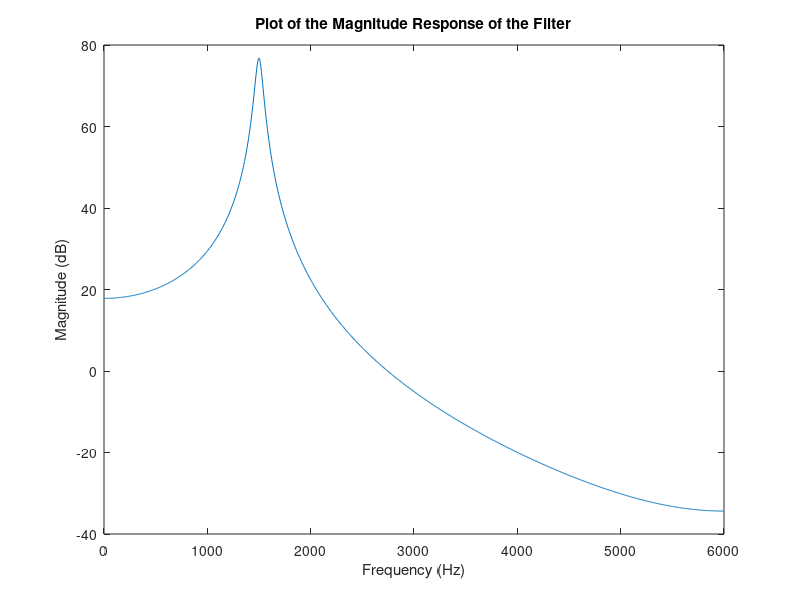

Write the MATLAB code that produced this figure. (Note: this script raises an error after producing the figure.)
%%%%%%%%%%%%%%%%%%%%%%%%%%%%%%%%%%%%%%%%%%%%%%%%%%%%%%%%%%%%%%%%%%%%%
%
% exercise_1.m
%
% Exercise 1 as part of Assignment 1 for EE445.
% Luke Canny 19339166 25/10/2022
%
%%%%%%%%%%%%%%%%%%%%%%%%%%%%%%%%%%%%%%%%%%%%%%%%%%%%%%%%%%%%%%%%%%%%%

% Declaring inital constants
b = [1 0.4];
a = [1 -1.5*cos(pi/8) 0.96];
n = 1024;
fs = 12000;

% Applying freqz function
[h, f] = freqz(b,a,n,fs);

% Converting frequency response vector to decibels (h is complex)
hDB = 20*log(abs(h));

% Plotting data
plot(f, hDB);
title("Plot of the Magnitude Response of the Filter")
xlabel("Frequency (Hz)");
ylabel("Magnitude (dB)");
figure;

[vz,vp,vk] = zplane(b,a);
title("Pole-Zero Map of the Magnitude Response")
poleXData = vp.XData;
poleYData = vp.YData;
zeroXData = vz.XData;
zeroYData = vz.YData;

% zeroRValues = [sqrt(zeroXData(1)*zeroXData(1)+zeroYData(1)*zeroYData(1)); sqrt(zeroXData(2)*zeroXData(2)+zeroYData(2)*zeroYData(2))];
% zeroThetaValues = [atan(zeroYData(1)/zeroXData(1)); atan(zeroYData(2)/zeroXData(2))];
[poleTheta, poleRho] = cart2pol(poleXData, poleYData);
[zeroTheta, zeroRho] = cart2pol(zeroXData, zeroYData);

fprintf("Zeros (r, theta)\n");
fprintf('%d, %d\n', zeroRho(1), zeroTheta(1));
fprintf('%d, %d\n', zeroRho(2), zeroTheta(2));

fprintf("\nPoles (r, theta)\n");
fprintf('%d, %d\n', poleRho(1), poleTheta(1));
fprintf('%d, %d\n', poleRho(2), poleTheta(2));
